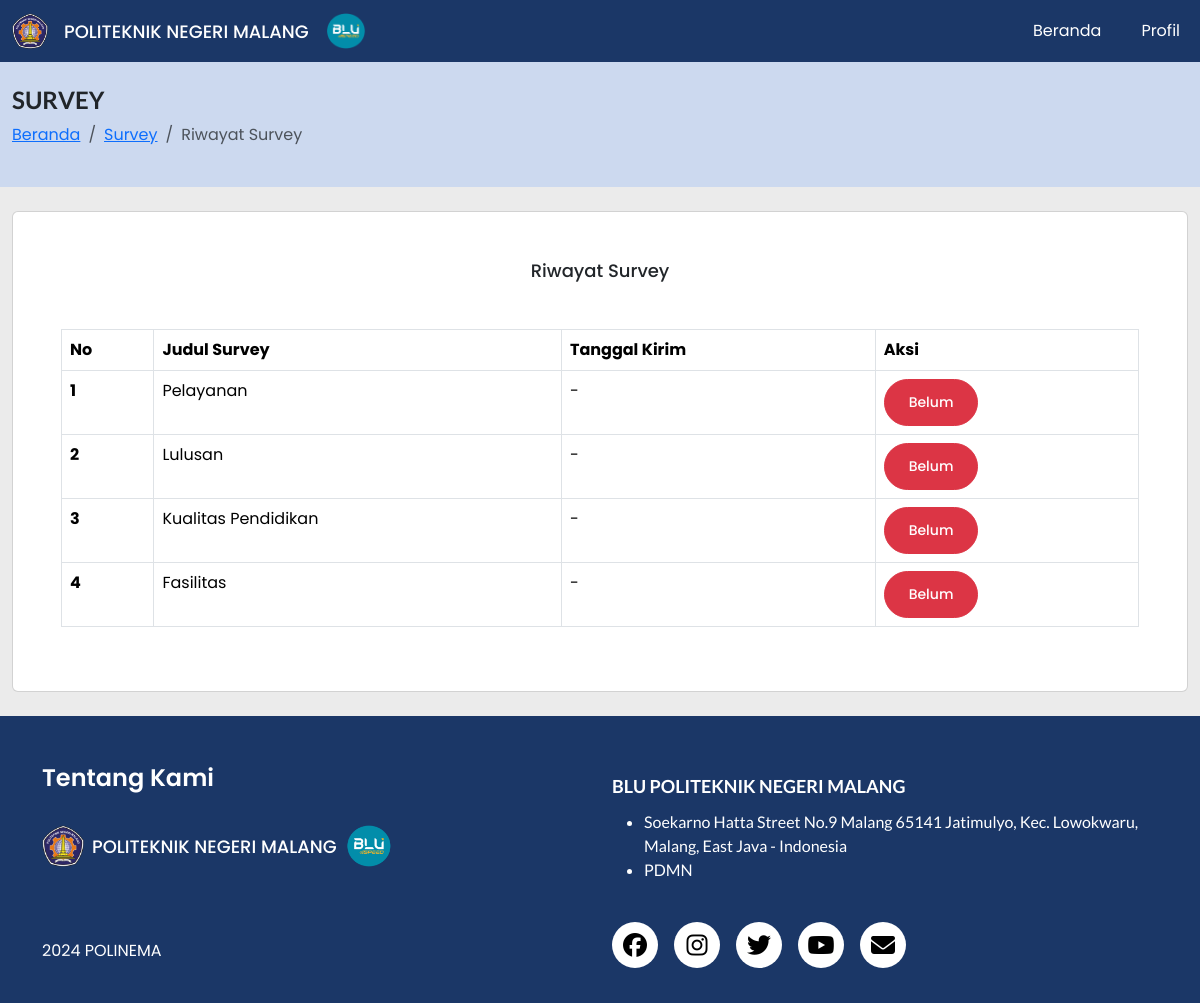
The app's page /?page=alumni/riwayat-survey (signed in) with its own data.
### tables this page shows
CREATE TABLE `m_kategori` (
  `kategori_id` int(11) NOT NULL,
  `kategori_nama` varchar(50) NOT NULL
);

### config/database.php (called while the page is built, shortened)
<?php
    class Database{
        private $host = 'localhost';
        private $username = 'root';
        private $password = '';
        private $database = 'survei';
        public function __construct()
        {
            $this->conn = new mysqli(
                $this->host,
                $this->username,
                $this->password,
                $this->database
            );
        }
    }
?>

### controller/crud.php (called while the page is built, shortened)
<?php
require_once __DIR__.("/../config/database.php");
class Crud {
    private $db;
    public function __construct() {
        $this->db = new Database();
    }
    public function showSurveyHistory() {
        if(isset($_SESSION['username'])) {
            $username = $_SESSION['username'];
            $query_user = "SELECT user_id, role FROM m_user WHERE username = ?";
            $stmt_user = $this->db->conn->prepare($query_user);
            $stmt_user->bind_param("s", $username);
            $stmt_user->execute();
            $result_user = $stmt_user->get_result();
            $user = $result_user->fetch_assoc();
            $user_id = $user['user_id'];
            $role = $user['role'];
            switch ($role) {
                case 'alumni':
                    $kategori_ids = '1, 2, 3, 4';
                    break;
            }
            if (!empty($kategori_ids)) {
                $query = "SELECT
                    m_survey.survey_id,
                    m_kategori.kategori_nama AS kategori_survey,
                    COALESCE(m_survey.survey_tanggal, '-') AS tanggal,
                    CASE
                        WHEN m_survey.soal_id IS NOT NULL THEN 'Terisi'
                        ELSE 'Belum'
                    END AS aksi
                FROM
                    m_kategori
                LEFT JOIN
                    m_survey ON m_kategori.kategori_id = m_survey.kategori_id AND m_survey.user_id = ?
                WHERE
                    m_kategori.kategori_id IN ($kategori_ids)
                ORDER BY
                    m_survey.survey_tanggal DESC";
                $stmt = $this->db->conn->prepare($query);
                $stmt->bind_param("i", $user_id);
                $stmt->execute();
                $result = $stmt->get_result();
                return $result;
            } else {
                return null;
            }
        }
    }
}
?>

### pages/survey/alumni/riwayat-survey.php (the view)
<?php
include "config/database.php";
include "controller/crud.php";
?>
<section class="bg-primary-2">
    <div class="container-fluid py-4">
        <h1 class="text-heading-xl font-lato fw-bolder">SURVEY</h1>
        <nav aria-label="breadcrumb">
            <ol class="breadcrumb">
                <li class="breadcrumb-item">
                    <a href="index.php">Beranda</a>
                </li>
                <li class="breadcrumb-item">
                    <a href="?page=survey">Survey</a>
                </li>
                <li class="breadcrumb-item active" aria-current="page">Riwayat Survey</li>
            </ol>
        </nav>
    </div>
</section>
<div class="container-fluid my-4">
    <section class="card">
        <div class="card-body p-5">
            <div class="d-flex flex-column gap-5">
                <div class="d-flex flex-column align-items-center gap-3">
                    <h1 class="text-heading-lg font-poppins my-0">Riwayat Survey</h1>
                </div>
                <div class="table-responsive">
                    <table class="table table-bordered">
                        <thead>
                            <tr>
                                <th scope="col">No</th>
                                <th scope="col">Judul Survey</th>
                                <th scope="col">Tanggal Kirim</th>
                                <th scope="col">Aksi</th>
                            </tr>
                        </thead>
                        <tbody>
                        <?php
                            $no = 1;
                            $crud = new crud();
                            $result = $crud->showSurveyHistory();
                            while ($row = $result->fetch_assoc()) {
                                echo '<tr>';
                                echo '<th scope="row">' . $no . '</th>';
                                echo '<td>' . $row['kategori_survey'] . '</td>';
                                echo '<td>' . $row['tanggal'] . '</td>';
                                echo '<td>';
                                echo '<button class="btn btn-sm ' . ($row['aksi'] == 'Terisi' ? 'btn-success' : 'btn-danger') . '">' . $row['aksi'] . '</button>';
                                echo '</td>';
                                echo '</tr>';
                                $no++;
                            }
                        ?>
                        </tbody>
                    </table>
                </div>
            </div>
        </div>
    </section>
</div>

### assets/styles/styles.css (style rules this page uses)
body { margin: 0; padding: 0; background-color: #EBEBEB; font-family: 'Poppins'; }
.bg-primary-2 { background-color: #CCD9EF; }
.font-poppins { font-family: 'Poppins'; }
.font-lato { font-family: 'Lato'; }
.text-heading-lg { font-weight: 500; font-size: large; }
.text-heading-xl { font-weight: 600; font-size: 1.5rem; }
.btn { padding: 12px 24px; border-radius: 36px; text-align: center; font-family: 'Poppins'; font-weight: 500; }

### assets/styles/stylesAdmin.css (style rules this page uses)
body { margin: 0; padding: 0; background-color: #EBEBEB; font-family: 'Poppins'; }
.bg-primary-2 { background-color: #CCD9EF; }
.font-poppins { font-family: 'Poppins'; }
.font-lato { font-family: 'Lato'; }
.text-heading-lg { font-weight: 500; font-size: large; }
.text-heading-xl { font-weight: 600; font-size: 1.5rem; }
.btn { padding: 12px 24px; border-radius: 36px; text-align: center; font-family: 'Poppins'; font-weight: 500; }

### records on screen
m_kategori: kategori_nama "Pelayanan", tanggal "-", aksi "Belum"
m_kategori: kategori_nama "Lulusan", tanggal "-", aksi "Belum"
m_kategori: kategori_nama "Kualitas Pendidikan", tanggal "-", aksi "Belum"
m_kategori: kategori_nama "Fasilitas", tanggal "-", aksi "Belum"
